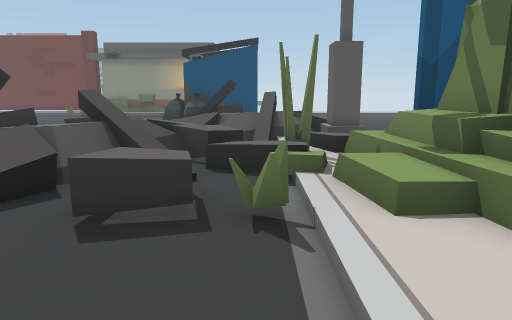
View 1 (above)

24 first-person views from a walk through a Unity game level. The camera is 1.4 m above the floor, tilts 10° down and sees 70° across. The floor is counted in squares, 1 m on a side. Each view is taken from the middle of a square. On the plan, view 1 faces up. The plan holds only what a view shows up to about 16 squares ahead; the rest is blank. The place goes on beyond the plan. The player character is not drawn.

View 2
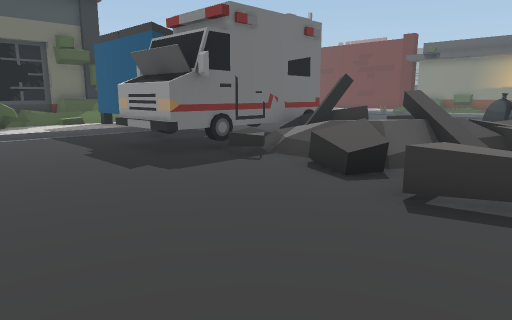

View 3
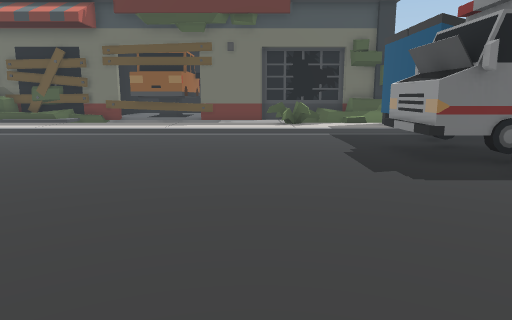

View 4
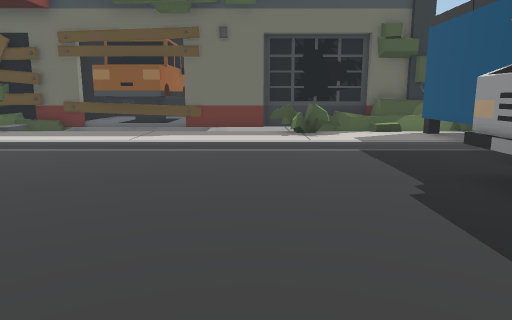

View 5
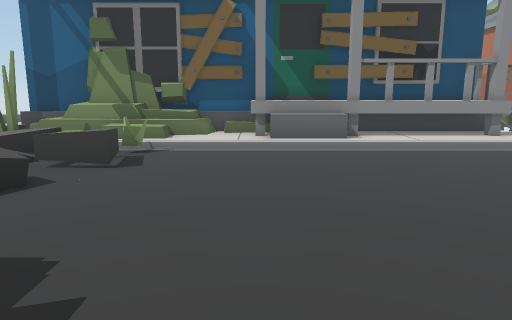

View 6
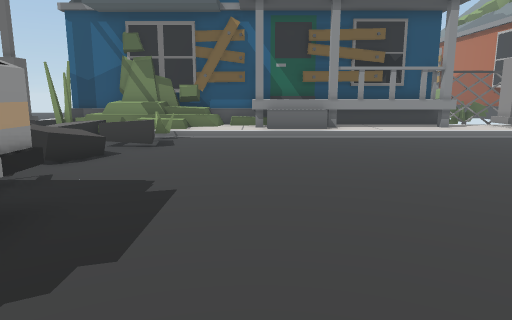

View 7
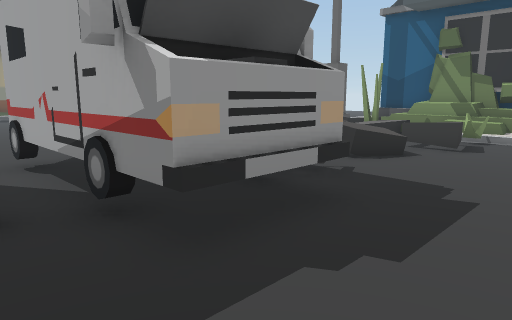

View 8
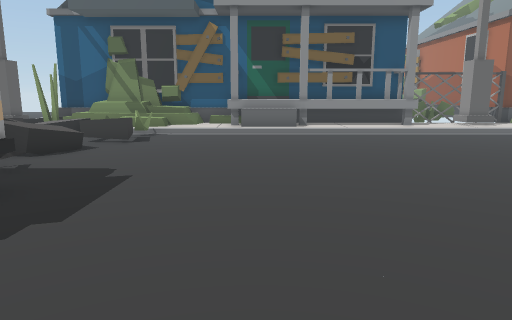

View 9
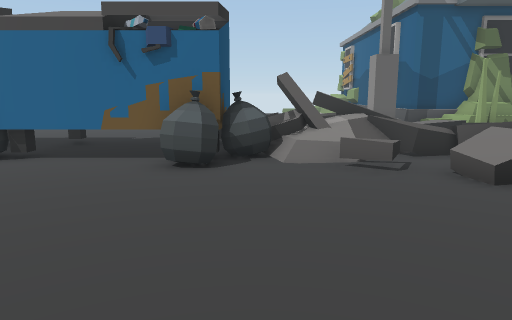

View 10
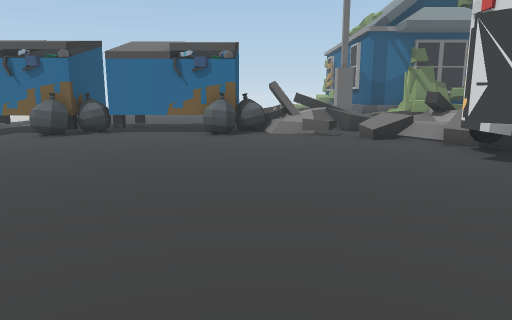

View 11
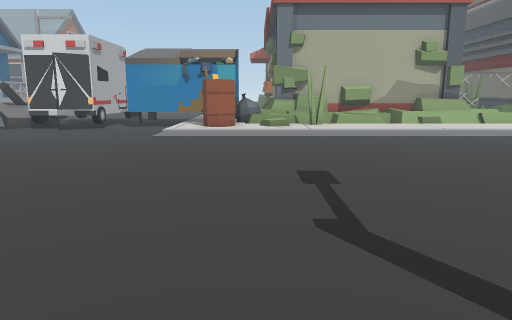

View 12
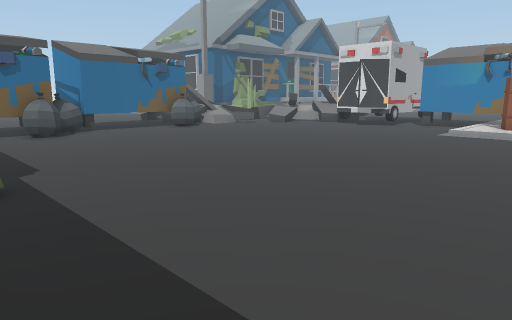

View 13
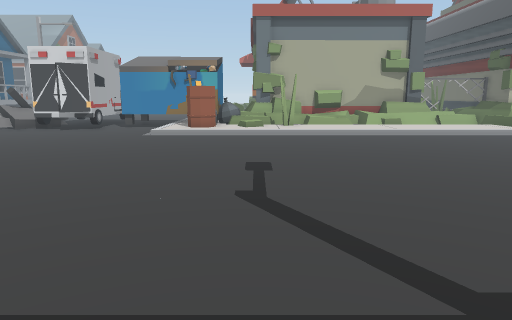

View 14
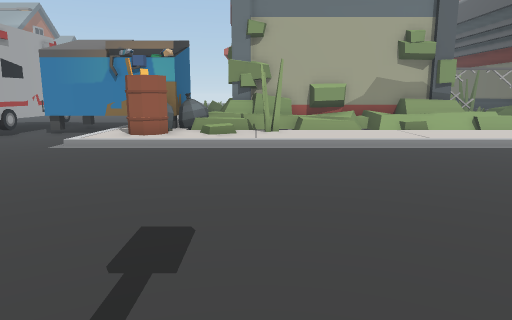

View 15
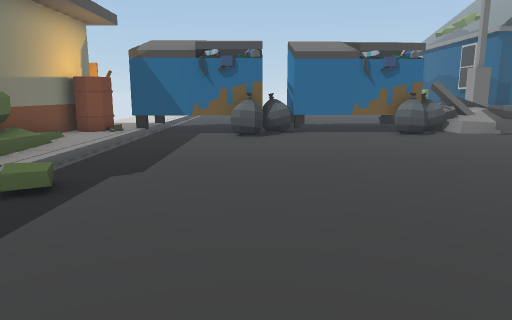

View 16
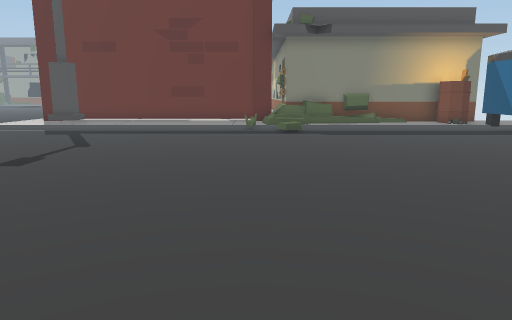

View 17
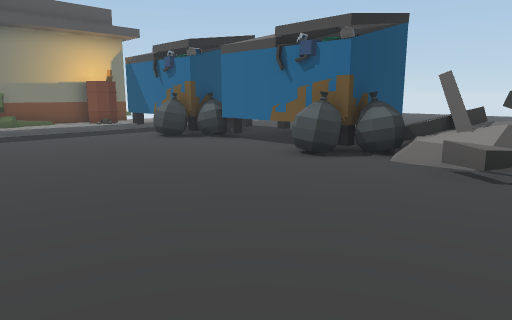

View 18
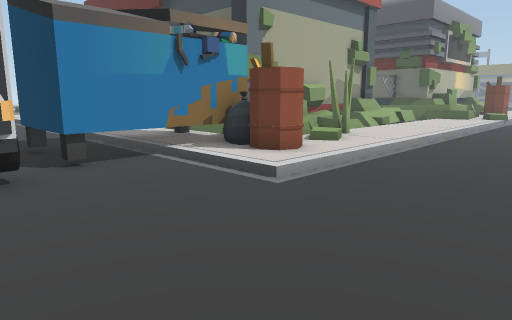

View 19
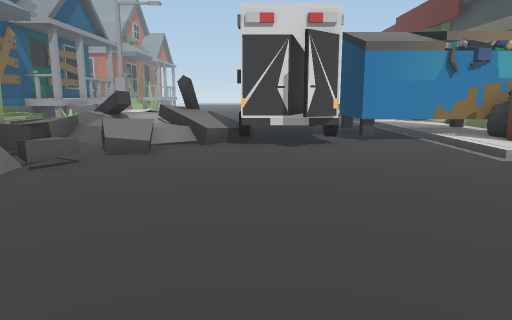

View 20
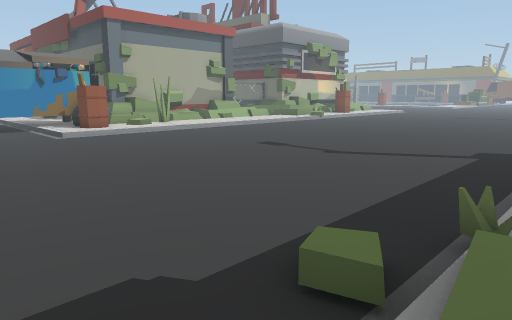

View 21
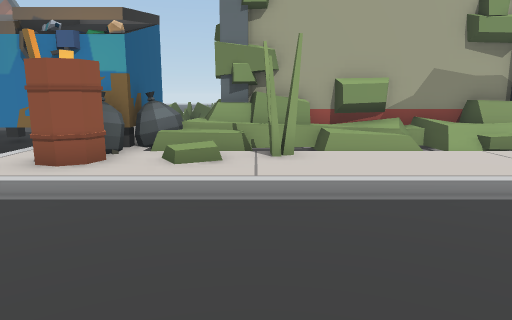

View 22
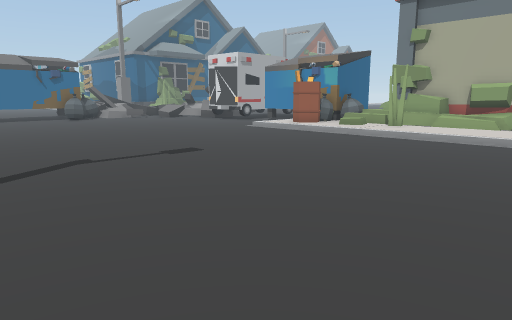

View 23
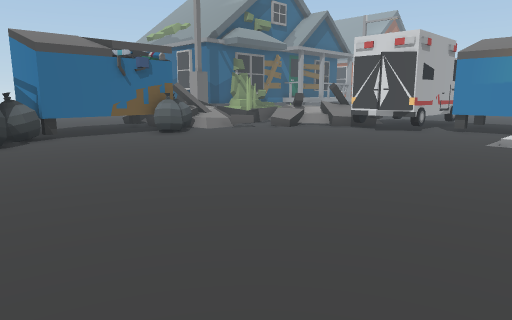

View 24
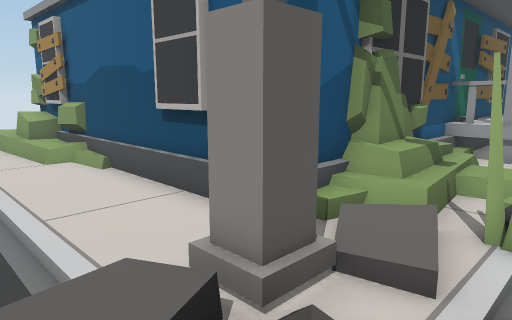

### Floor plan
Key: @ floor where view 1 was taken; # wall or solid block; x gap in a wall; . main floor; : floor 0.25 m higher than the main floor; + floor 0.5 m higher than the main floor; * floor 0.75 m higher than the main floor; / step, stairs or slope; = window, fence, low wall or low ledge; ^ raised ledge; H house; B barrel; O other object.
Columns run from 26 left of view 1 to 16 right of it. Each row starts with its distance up from view 1.
 27    ://::::::::+ /:::::BO
 26    //////////=.////////O
 25    ...........//.......OOO
 24 .......................OOO
 23 ......................OOOO. ...
 22 ......................OOOO.....
 21 .......................O.......
 20  ......................OOOO....
 19  ......................OOOO....
 18  ......................OOOO.
 17  .....................OOOOO
 16 ......................OO##O
 15 .......................OO=#=
 14 ......................./=#++/
 13 ......................=////=/.
 12 /////////////........./////=/=//////
 11 :::::::://:B:......../=.//=###:::::::::::
 10 ::::::/#//BB:...OO../////./:##::::::::++^=
  9 ///////#=/OO:...OOOO=#=/#=//+:#############
  8 //##O==##O###OO.O #O#==##=/#/##
  7 #==###^##*###OO.O O = *#=/+//=#
  6 #########x###OO.OOO /+#=//.//##
  5         #+:::...OOO//.==^^.//##
  4         #+:::...OOO.....^^=:+=#
  3         #//::..............::=H
  2         ##x=:..............::##
  1         #==::..............:^^#
  0         # :::.............@:^^#
 -1         # :::..............:^^#
 -2         # :::..............:x^#
 -3       ::= :::..............::^#
 -4       ### :::..............:^^#
 -5        ## :::..............:^^#
 -6         # :::......  ......:#^#
 -7         # :::....      ....:::=

Positions as (right, up) in squares from view 1, and headings:
1: (0, 0), facing up
2: (0, -1), facing up-left
3: (0, 0), facing left
4: (-4, 0), facing left
5: (-9, 1), facing right
6: (-12, 1), facing right
7: (-12, 1), facing up-right
8: (-13, 0), facing right
9: (-11, 15), facing right
10: (-17, 15), facing right
11: (-17, 25), facing down
12: (-18, 26), facing down-right
13: (-18, 27), facing down
14: (-19, 22), facing down
15: (-17, 22), facing right
16: (-13, 11), facing up
17: (-11, 11), facing up-right
18: (-9, 16), facing down-left
19: (-8, 20), facing down
20: (-9, 27), facing down-left
21: (-19, 17), facing down
22: (-26, 24), facing down-right
23: (-16, 24), facing down-right
24: (0, 13), facing down-right
